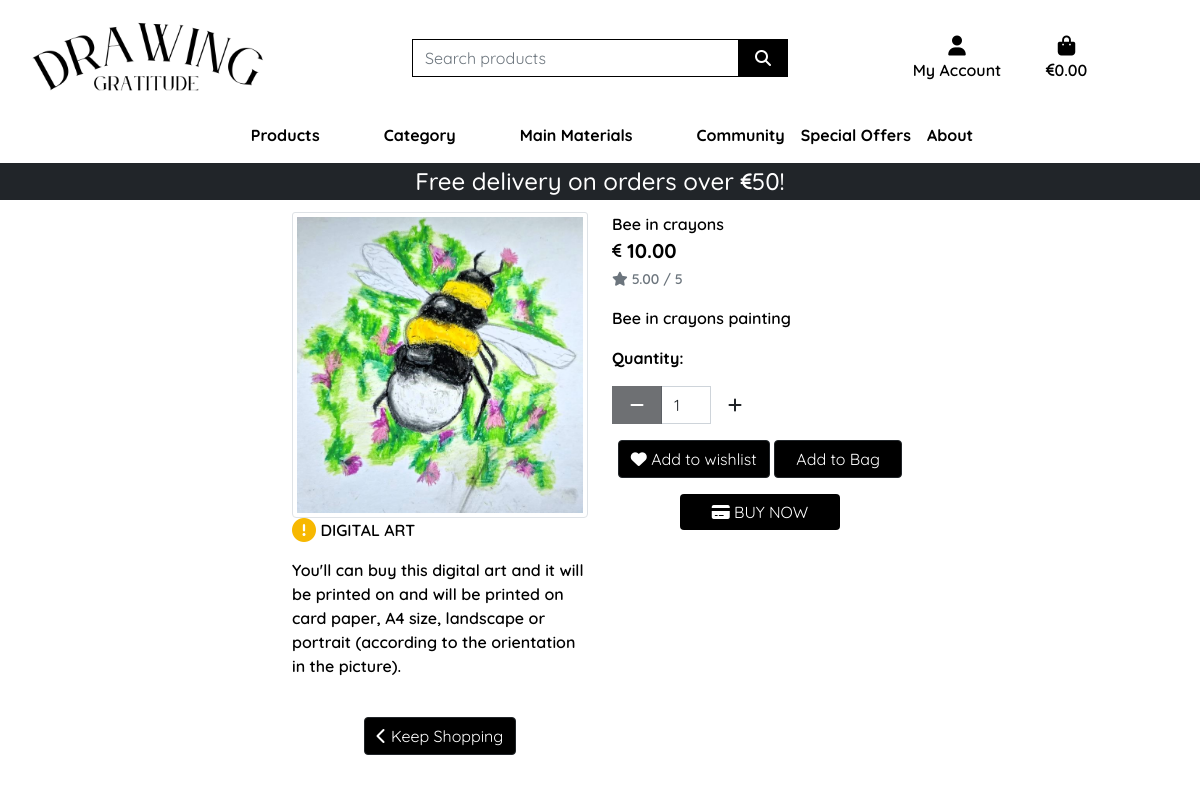
The page /products/29 on the database as committed earlier.
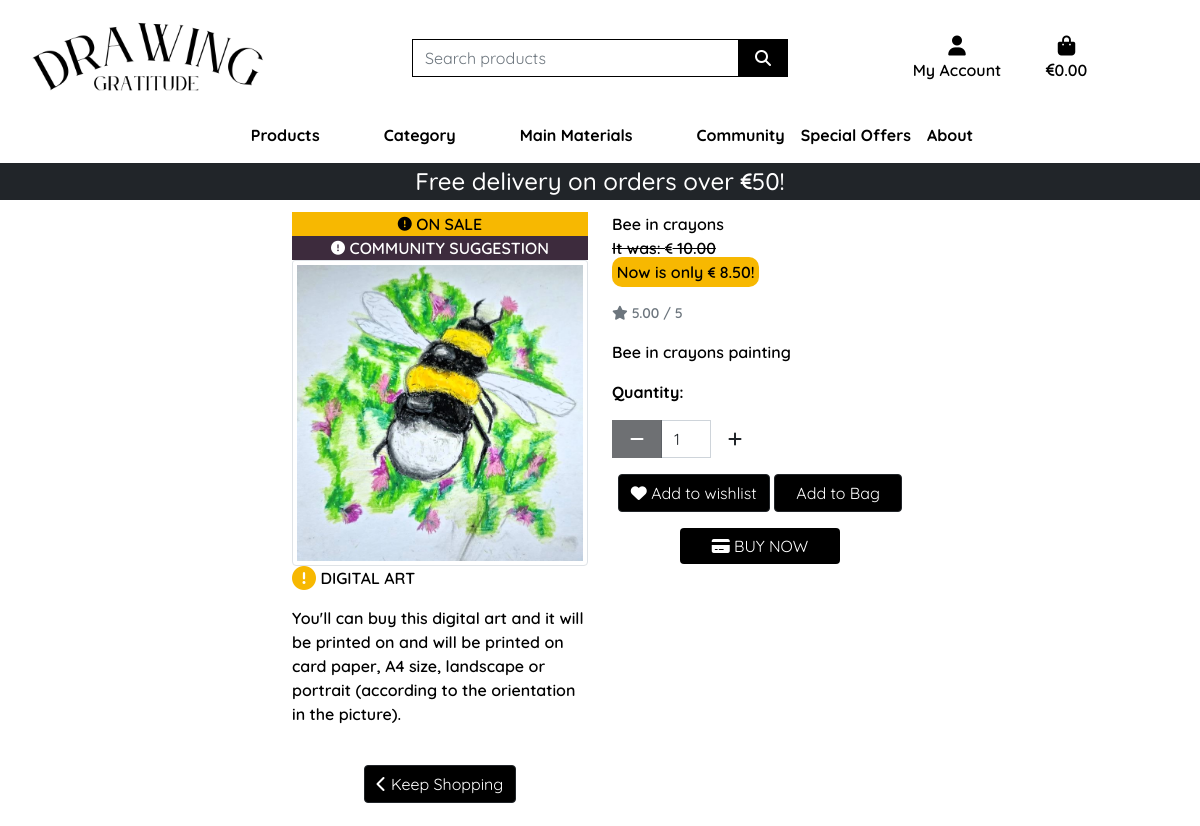
The same page on the database as committed later.
### products/models.py (models this page shows, shortened)
class Product(models.Model):
    DIGITAL_CHOICES = [
        (True, '0'),
        (False, '1'),
    ]
    OFFERS_CHOICES = [
        (True, '0'),
        (False, '1'),
    ]
    COMMUNITY_CHOICES = [
        (True, '0'),
        (False, '1'),
    ]
    category = models.ForeignKey('Category', null=True, blank=True, on_delete=models.SET_NULL)
    sku = models.CharField(max_length=254, null=True, blank=True)
    name = models.CharField(max_length=254)
    description = models.TextField()
    price = models.DecimalField(max_digits=6, decimal_places=2)
    rating = models.DecimalField(max_digits=6, decimal_places=2, null=True, blank=True)
    image_url = models.URLField(max_length=1024, null=True, blank=True)
    image = models.ImageField(null=True, blank=True)
    digital = models.BooleanField(default=False)
    offers =  models.BooleanField(default=False)
    community =  models.BooleanField(default=False)

### products/views.py (the view)
# urls.py: path('<product_id>', views.product_detail, name='product_detail'),
def product_detail(request, product_id):
    product = get_object_or_404(Product, pk=product_id)
    context = {
        'product': product,
    }
    return render(request, 'products/product_detail.html', context)

### bag/contexts.py (called while the page is built, shortened)
def bag_contents(request):
    bag_items = []
    total = 0
    total_discounted_price = 0
    product_count = 0
    bag = request.session.get('bag', {})
    delivery = total * Decimal(settings.STANDARD_DELIVERY_PERCENTAGE / 100) if total < settings.FREE_DELIVERY_THRESHOLD else 0
    grand_total = total + delivery
    context = {
        'bag_items': bag_items,
        'total': total,
        'total_discounted_price': total_discounted_price,
        'product_count': product_count,
        'delivery': delivery,
        'free_delivery_delta': max(0, settings.FREE_DELIVERY_THRESHOLD - total),
        'free_delivery_threshold': settings.FREE_DELIVERY_THRESHOLD,
        'grand_total': grand_total,
    }
    return context

### bag/templatetags/bag_tools.py (called while the page is built)
@register.filter(name='discount')
def discount(price, percent):
    price = Decimal(str(price))  # Ensure correct precision for the price
    percent = Decimal(str(percent))  # Ensure correct precision for the percent
    discounted_price = price * (1 - percent / 100)
    return discounted_price.quantize(Decimal('0.00'), rounding=ROUND_HALF_UP)

### products/templates/products/product_detail.html (shortened to what the changed rows need)
{% extends "base.html" %}
{% load static %}
{% load bag_tools %}
{% block content %}
    <div class="container">
        <div class="row">
            <div class="col-12 col-md-6 col-lg-4 offset-lg-2">
                <div class="image-container mt-5">
                    {% if product.offers %}
                        <p class="on-sale"><i class="fa-solid fa-circle-exclamation fa-sm"></i> on sale</p>
                    {% endif %}
                    {% if product.community %}
                        <p class="on-community"><i class="fa-solid fa-circle-exclamation fa-sm"></i> community suggestion</p>
                    {% endif %}
                    {% if product.image %}
                        <a href="{{ product.image.url }}" target="_blank">
                            <img class="card-img-top img-fluid img-thumbnail" src="{{ product.image.url }}" alt="{{ product.name }}">
                        </a>
                    {% else %}
                        <a href="">
                            <img class="card-img-top img-fluid img-thumbnail" src="{{ MEDIA_URL }}noimage.png" alt="{{ product.name }}">
                        </a>
                    {% endif %}
                </div>
            </div>
            <div class="col-12 col-md-6 col-lg-4">
                <div class="product-details-container mb-5 mt-md-5">
                    <p class="mb-0">{{ product.name }}</p>
                    {% if product.offers %}
                        <p>
                            <span class="discount-price">It was: <i class="fas fa-euro-sign fa-xs"></i> {{ product.price }} <br></span>
                            <span class="new-price">Now is only <i class="fas fa-euro-sign fa-xs"></i> {{ product.price|discount:15 }}!</span>
                        </p>
                    {% else %}
                        <p class="lead mb-0 text-left fw-bold"><i class="fas fa-euro-sign fa-xs"></i> {{ product.price }}</p>
                    {% endif %}
                    {% if product.rating %}
                        <small class="text-muted"><i class="fas fa-star me-1"></i>{{ product.rating }} / 5</small>
                    {% else %}
                        <small class="text-muted">No rating yet</small>
                    {% endif %}
                    <p class="mt-3">{{ product.description }} </p>
                    <form class="form" action="{% url 'add_to_bag' product.id %}" method="POST">
                        <div class="form-row">
                        </div>
                        <div class="col{% if s %}-12 mt-2{% endif %} text-center">
                        </div>
                    </form>
                    <div class="col text-center">
                        <button type="button" class="btn btn-dark btn-buynow"><i class="fa-solid fa-credit-card"></i> Buy now</button>
                    </div>
                </div>
            </div>
        </div>
    </div>
{% endblock %}

Rows that differ between the two databases and show on the page:
changed Product "Bee in crayons": offers False → True (drawn); community False → True (drawn); price|discount (not shown) → "8.50"
Other text that changed with them:
text now shown: "ON SALE COMMUNITY SUGGESTION It was: Now is only !"
